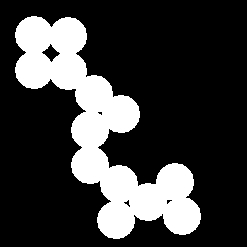
%> input picture Algoritmos_Problemas_e_Resolucoes/Lista7/coins.png, 247 x 247 px
$ octave --eval "removeRuido;"   (GNU Octave 9; MATLAB toolbox functions it lacks are replaced by stand-ins)
%> lines starting %> are read from the running program, lines starting %| are printed output that depends on the picture; in (x1, y1, x2, y2) boxes, pixels count from 0 and x2, y2 are one past the last pixel; in counts of white or black regions, pixels touching at a corner belong together; the program's own positions count from 1
function removeRuido()

 % recebe uma imagem

 img = imread("C:\Users\halli\Desktop\7Periodo\PDI\Listas\Lista7\coins.png");
%> img is the input picture: size 247x247x3 uint8; 23.2% white; 1 white region, box (x1, y1, x2, y2) and area: (15, 16, 201, 239) 14134

 imgbw = im2bw(img, 0.5); % garantir que ela eh binaria

 figure; imshow(im2double(img),[]); % mostrar imagem original binaria


 % inserir ruido
 x = rand(size(imgbw));

 d1 = x <= 0.05;

 d2 = x>= 0.95;

 imgbw(d1) = 0;

 imgbw(d2) = 1;
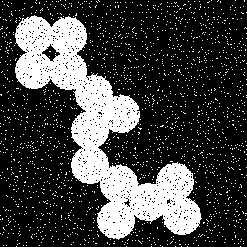
%> imgbw: size 247x247 logical; 25.8% white; 1819 white regions (1818 under 20 px), largest, box (x1, y1, x2, y2) and area: (15, 15, 202, 240) 13503
 %------------------

 figure; imshow(im2double(imgbw), []);  % mostrar imagem ruidosa

 %--------------------
 sp = ones(3); % elemento estruturante 1

 abertura = imopen(imgbw, sp); % operacao de abertura
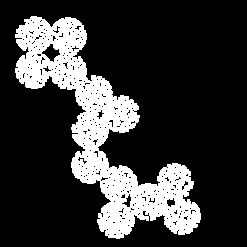
%> abertura: size 247x247 logical; 21.1% white; 1 white region, box (x1, y1, x2, y2) and area: (15, 16, 201, 239) 12875

 figure; imshow(im2double(abertura), []); % mostrar imagem apos abertura

 fecho = imclose(abertura, sp); % operacao de fecho
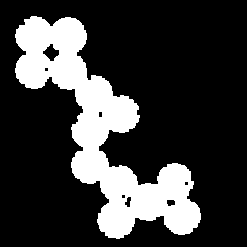
%> fecho: size 247x247 logical; 22.5% white; 1 white region, box (x1, y1, x2, y2) and area: (15, 16, 201, 239) 13754

 figure; imshow(im2double(fecho), []); % mostrar imagem apos fecho

 %------------------------------------------

 %--------------------
 sk = [0 1 0; 1 1 1; 0 1 0]; % elemento estruturante 2

 abertura = imopen(imgbw, sk); % operacao de abertura
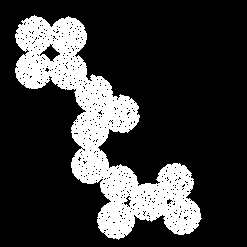
%> abertura: size 247x247 logical; 21.8% white; 1 white region, box (x1, y1, x2, y2) and area: (15, 15, 202, 240) 13293

 figure; imshow(im2double(abertura), []); % mostrar imagem apos abertura

 fecho = imclose(abertura, sk); % operacao de fecho
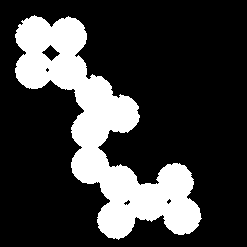
%> fecho: size 247x247 logical; 23% white; 1 white region, box (x1, y1, x2, y2) and area: (15, 15, 202, 240) 14023

 figure; imshow(im2double(fecho), []); % mostrar imagem apos fecho

 %------------------------------------------

end
